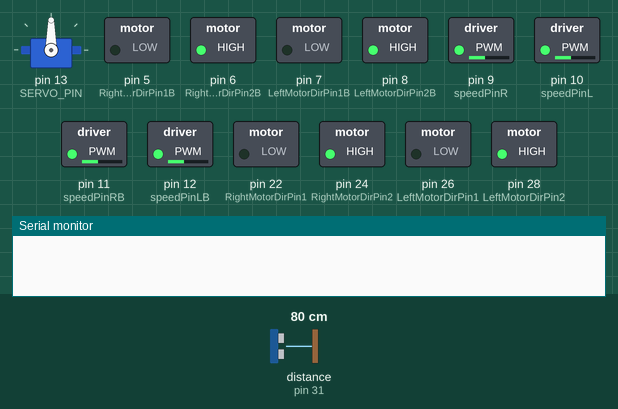
Simulated run of this sketch. Board: Arduino Mega 2560, built with avr-gcc and run on an emulated ATmega2560. Shown: servo, switched loads named in the sketch (green lamp = pin HIGH), the last lines printed to the serial monitor. Wiring (inferred from the names in the program): ultrasonic range finder: trigger pin 30; echo pin 31. Dashed ring = blinking. Inputs (shaded band) come from the test bench; at power-on: distance to the obstacle (sensor on pin 31) 80 cm. The echo pulse lasts 58.3 µs per cm; random numbers use the default seed unless the sketch sets one; pins used as bus, display or sensor lines are not drawn.

Above: at 2.2 s.
2.3 s: distance to the obstacle (sensor on pin 31) set to 35 cm
3.8 s: distance to the obstacle (sensor on pin 31) set to 31 cm
At 5.06 s:
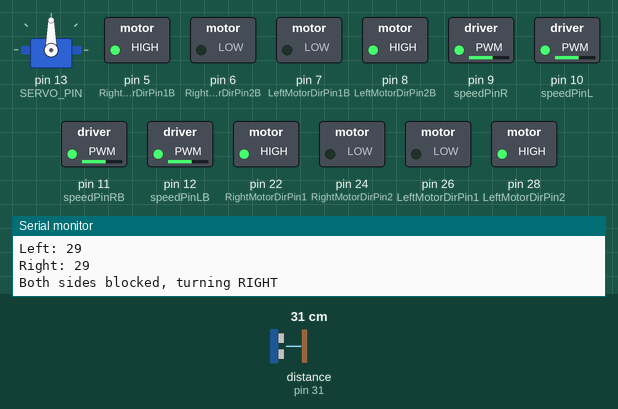
6.8 s: distance to the obstacle (sensor on pin 31) set to 60 cm
At 7.7 s:
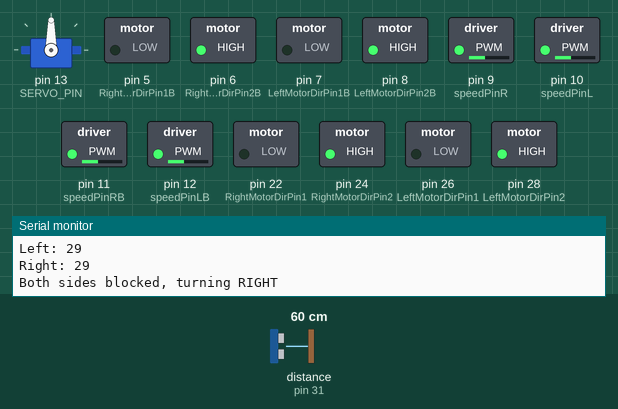
8.6 s: distance to the obstacle (sensor on pin 31) set to 2 cm
At 9.27 s:
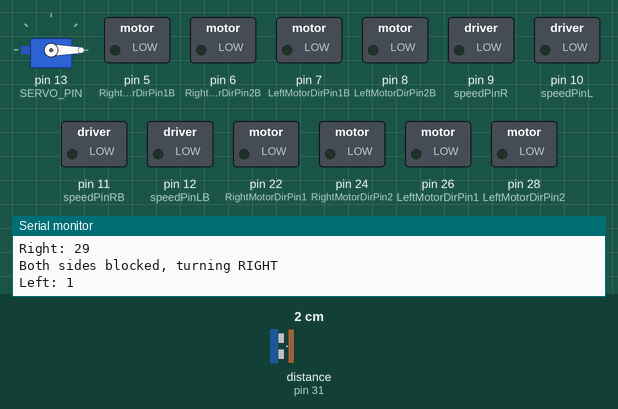
Timing chart, 0 to 12.6 s (numbered marks = the images above; inputs shaded):
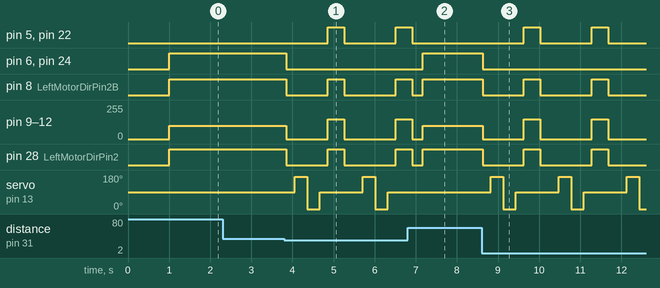

The sketch:

m2-lesson2.ino
```cpp
#include <Servo.h>

// Motor Pins
#define speedPinR 9
#define RightMotorDirPin1 22
#define RightMotorDirPin2 24
#define speedPinL 10
#define LeftMotorDirPin1 26
#define LeftMotorDirPin2 28
#define speedPinRB 11
#define RightMotorDirPin1B 5
#define RightMotorDirPin2B 6
#define speedPinLB 12
#define LeftMotorDirPin1B 7
#define LeftMotorDirPin2B 8

// Ultrasonic Pins
#define Trig_PIN 30
#define Echo_PIN 31

// Servo
#define SERVO_PIN 13
Servo head;

// Speed Settings
#define SPEED 100
#define TURN_SPEED 150
#define DISTANCE_LIMIT 30
#define TURN_TIME 400

int frontDistance, leftDistance, rightDistance;

void setup() {
  // Motor Setup
  pinMode(RightMotorDirPin1, OUTPUT); pinMode(RightMotorDirPin2, OUTPUT);
  pinMode(LeftMotorDirPin1, OUTPUT);  pinMode(LeftMotorDirPin2, OUTPUT);
  pinMode(RightMotorDirPin1B, OUTPUT); pinMode(RightMotorDirPin2B, OUTPUT);
  pinMode(LeftMotorDirPin1B, OUTPUT);  pinMode(LeftMotorDirPin2B, OUTPUT);
  pinMode(speedPinL, OUTPUT); pinMode(speedPinR, OUTPUT);
  pinMode(speedPinLB, OUTPUT); pinMode(speedPinRB, OUTPUT);

  // Ultrasonic Setup
  pinMode(Trig_PIN, OUTPUT);
  pinMode(Echo_PIN, INPUT);
  digitalWrite(Trig_PIN, LOW);

  // Servo Setup
  head.attach(SERVO_PIN);
  head.write(90);
  delay(1000);

  // Serial & Random
  Serial.begin(9600);
  randomSeed(analogRead(A0));

  stopMotors();
}

void loop() {
  frontDistance = readDistance();

  if (frontDistance > DISTANCE_LIMIT) {
    goForward();
    setMotorSpeed(SPEED);
  } else {
    stopMotors();
    delay(200);
    scanAndAvoid();
  }

  delay(50);
}

// ---------- MOVEMENT ----------

void goForward() {
  FR_fwd(); FL_fwd(); RR_fwd(); RL_fwd();
}

void goLeft() {
  FR_fwd(); FL_bck(); RR_fwd(); RL_bck();
}

void goRight() {
  FR_bck(); FL_fwd(); RR_bck(); RL_fwd();
}

void stopMotors() {
  digitalWrite(RightMotorDirPin1, LOW); digitalWrite(RightMotorDirPin2, LOW);
  digitalWrite(LeftMotorDirPin1, LOW);  digitalWrite(LeftMotorDirPin2, LOW);
  digitalWrite(RightMotorDirPin1B, LOW); digitalWrite(RightMotorDirPin2B, LOW);
  digitalWrite(LeftMotorDirPin1B, LOW);  digitalWrite(LeftMotorDirPin2B, LOW);
  setMotorSpeed(0);
}

void setMotorSpeed(int speed) {
  analogWrite(speedPinL, speed);
  analogWrite(speedPinR, speed);
  analogWrite(speedPinLB, speed);
  analogWrite(speedPinRB, speed);
}

// ---------- WHEEL DIRECTIONS ----------

void FR_fwd()  { digitalWrite(RightMotorDirPin1, LOW);  digitalWrite(RightMotorDirPin2, HIGH); }
void FR_bck()  { digitalWrite(RightMotorDirPin1, HIGH); digitalWrite(RightMotorDirPin2, LOW); }

void FL_fwd()  { digitalWrite(LeftMotorDirPin1, LOW);   digitalWrite(LeftMotorDirPin2, HIGH); }
void FL_bck()  { digitalWrite(LeftMotorDirPin1, HIGH);  digitalWrite(LeftMotorDirPin2, LOW); }

void RR_fwd()  { digitalWrite(RightMotorDirPin1B, LOW); digitalWrite(RightMotorDirPin2B, HIGH); }
void RR_bck()  { digitalWrite(RightMotorDirPin1B, HIGH);digitalWrite(RightMotorDirPin2B, LOW); }

void RL_fwd()  { digitalWrite(LeftMotorDirPin1B, LOW);  digitalWrite(LeftMotorDirPin2B, HIGH); }
void RL_bck()  { digitalWrite(LeftMotorDirPin1B, HIGH); digitalWrite(LeftMotorDirPin2B, LOW); }

// ---------- ULTRASONIC SENSOR ----------

int readDistance() {
  digitalWrite(Trig_PIN, LOW);
  delayMicroseconds(2);
  digitalWrite(Trig_PIN, HIGH);
  delayMicroseconds(10);
  digitalWrite(Trig_PIN, LOW);

  long duration = pulseIn(Echo_PIN, HIGH, 20000);
  int distance = duration * 0.01657;
  return constrain(distance, 0, 300);  // Cap max distance
}

// ---------- SCANNING & AVOIDANCE ----------

void scanAndAvoid() {
  // Look Left
  head.write(170);
  delay(300);
  leftDistance = readDistance();
  Serial.print("Left: "); Serial.println(leftDistance);

  // Look Right
  head.write(0);
  delay(300);
  rightDistance = readDistance();
  Serial.print("Right: "); Serial.println(rightDistance);

  // Return to Center
  head.write(90);
  delay(200);

  if (leftDistance > DISTANCE_LIMIT && rightDistance <= DISTANCE_LIMIT) {
    Serial.println("Turning LEFT");
    goLeft();
  } else if (rightDistance > DISTANCE_LIMIT && leftDistance <= DISTANCE_LIMIT) {
    Serial.println("Turning RIGHT");
    goRight();
  } else if (rightDistance > DISTANCE_LIMIT && leftDistance > DISTANCE_LIMIT) {
    if (random(0, 2) == 0) {
      Serial.println("Both clear, randomly turning LEFT");
      goLeft();
    } else {
      Serial.println("Both clear, randomly turning RIGHT");
      goRight();
    }
  } else {
    Serial.println("Both sides blocked, turning RIGHT");
    goRight();  // Default fallback
  }

  setMotorSpeed(TURN_SPEED);
  delay(TURN_TIME);
  stopMotors();
  delay(200);
}
```

Measured:
- the behaviour switches between 33 and 32 cm on distance to the obstacle (sensor on pin 31) (found by bisection; images 0 and 1)
- after the input at 2.3 s, every drawn part: stays the same
- after the input at 3.8 s, pin 5 (RightMotorDirPin1B): LOW → HIGH after 1.1 s, → LOW 0.40 s later, → HIGH 1.3 s later; pin 6 (RightMotorDirPin2B): HIGH → LOW after 0.05 s
- after the input at 6.8 s, pin 6 (RightMotorDirPin2B), pin 24 (RightMotorDirPin2): LOW → HIGH after 0.37 s
- after the input at 8.6 s, pin 5 (RightMotorDirPin1B): alternates HIGH for 0.40 s and LOW for 1.3 s, starting after 1.0 s; pin 6 (RightMotorDirPin2B): HIGH → LOW at once
